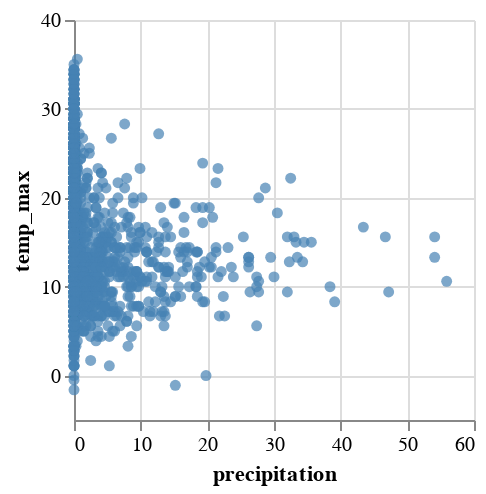

Notebook source saved alongside this figure:
### Markdown cell above
## Composing Interactions

In addition to the visualization composition, you can add together interactions to get to powerful features.

These operators compose the basics of how we can visually layout charts together. Similarly we can layer interactions on top of each other.

### Code cell
df = data.seattle_weather()

alx.tooltip_hover()+alx.highlight_brush()+alx.scatterplot(df,x='precipitation:Q',y='temp_max:Q')

### Figure 1 — Vega-Lite specification as saved in the notebook (floating-point values rounded to 4 significant figures; data arrays with more than 128 entries replaced by an {"elided": "..."} marker saying what was removed)
{"config": {"view": {"continuousWidth": 400, "continuousHeight": 300}}, "data": {"name": "data-830c39fec90146253fb06a06c26374ef"}, "mark": {"type": "circle", "cursor": "crosshair", "tooltip": {"content": "data"}}, "encoding": {"color": {"condition": {"value": "steelblue", "param": "ALX_SELECTION_drag_FILTER"}, "value": "lightgray"}, "x": {"axis": {}, "field": "precipitation", "scale": {"zero": false}, "type": "quantitative"}, "y": {"axis": {}, "field": "temp_max", "scale": {"zero": false}, "type": "quantitative"}}, "height": 200, "params": [{"name": "param_1", "select": {"type": "point", "clear": "mouseout", "nearest": true, "on": "mouseover"}}, {"name": "ALX_SELECTION_drag_FILTER", "select": {"type": "interval", "encodings": ["x", "y"]}}], "view": {"cursor": "crosshair", "stroke": null}, "width": 200, "$schema": "https://vega.github.io/schema/vega-lite/v5.2.0.json", "datasets": {"data-830c39fec90146253fb06a06c26374ef": {"elided": "1461 records"}}}
